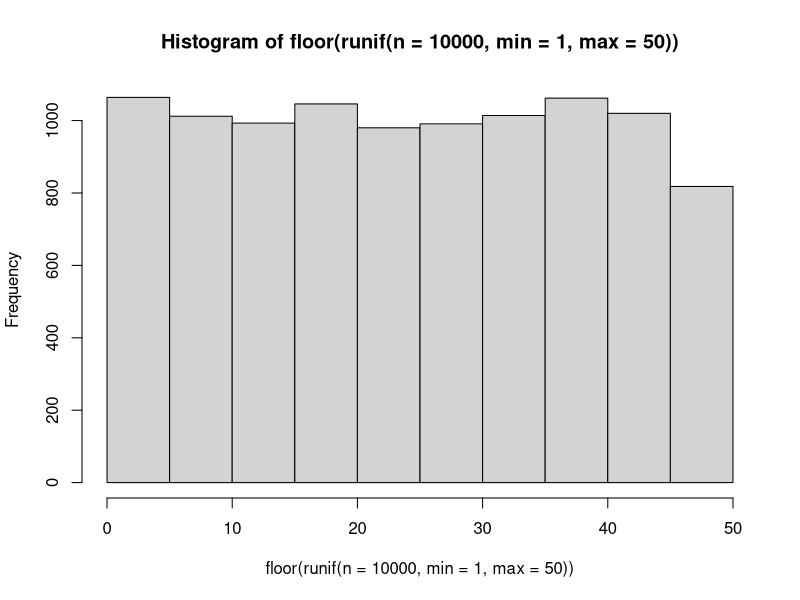
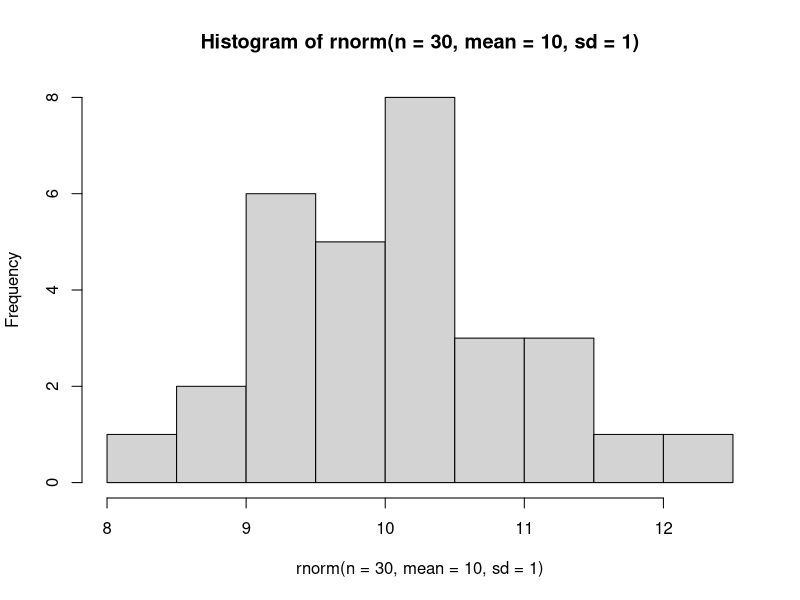
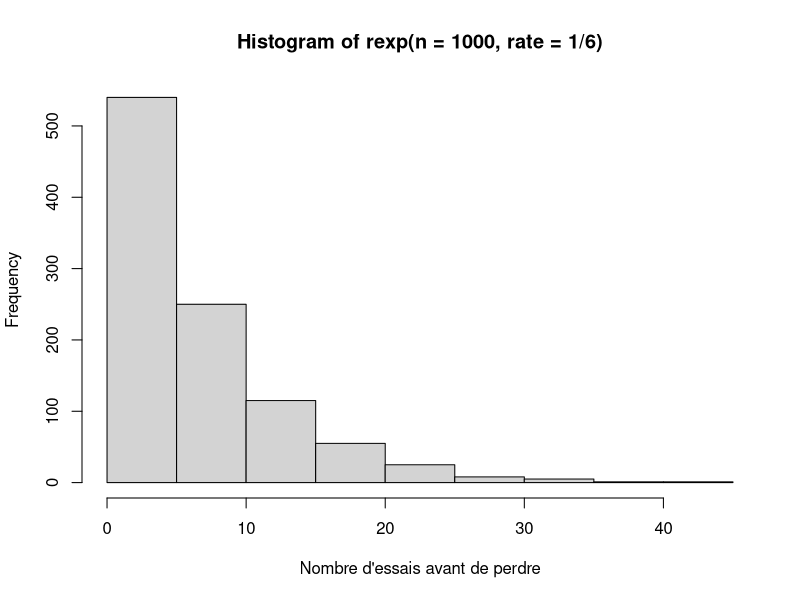
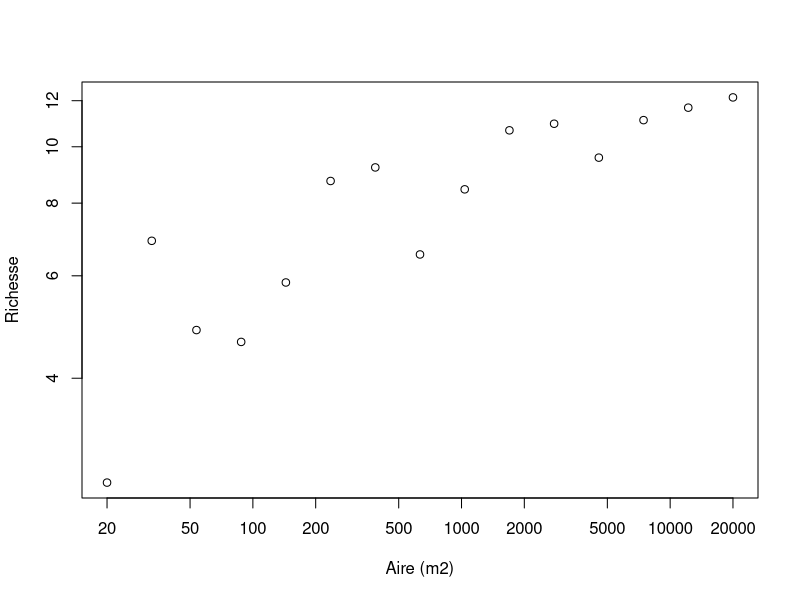
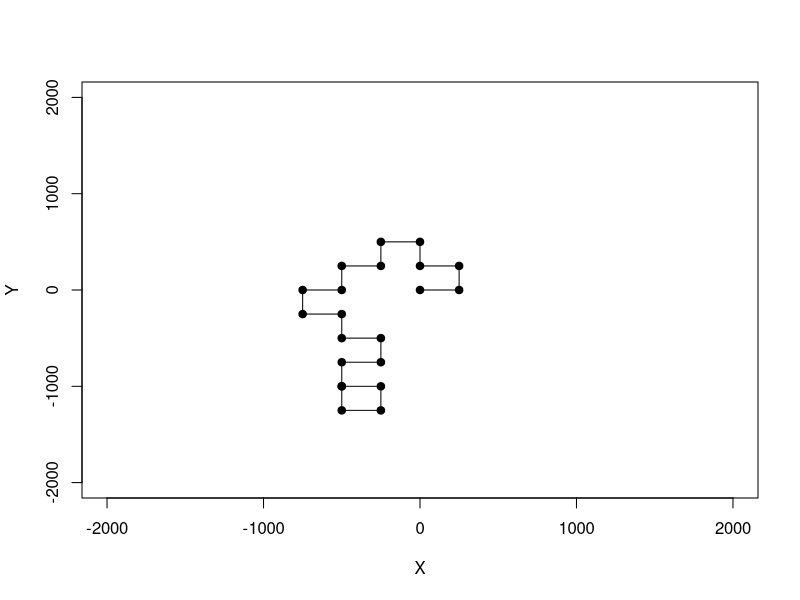
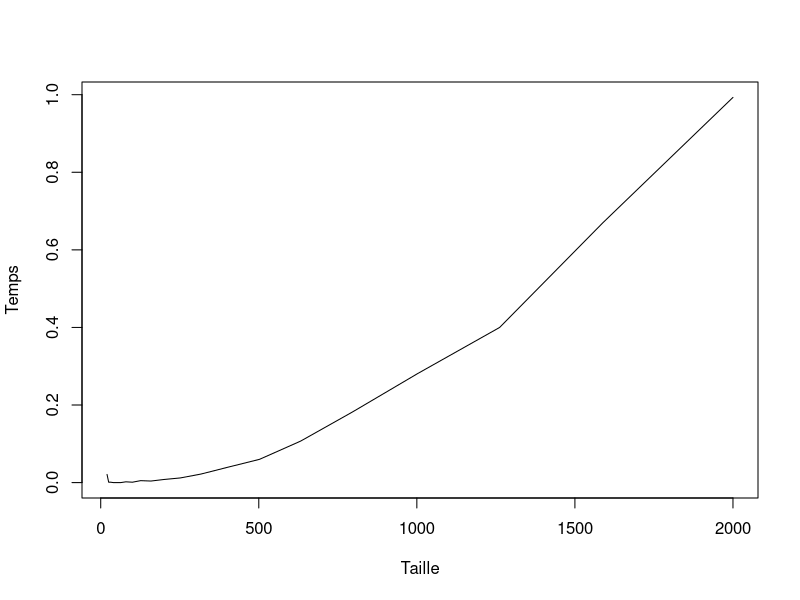

Reproduce these figures in R, in order.
## ---- chunk 1
tri = function(x){
	# Calcul de la dimension du vecteur
	taille = length(x)
	ordre = "NON"
	# Boucle qui tourne jusqu'à ce que tout soit en ordre
	while(ordre == "NON") {
		ordre = "OUI"
		# Boucle qui passe tous les éléments en paires
		for(i in 1:(taille-1)) {
			if(x[i+1] < x[i]) {
				# Inversion des deux lettres
				x[c(i,i+1)] = x[c(i+1,i)]
				# Comme un changement a été fait, l'ordre
				# n'est pas encore garanti
				ordre = "NON"
			}
		}
	}
	return(x)
}
## ---- chunk 2
valeurs = c("2", "3", "4", "5", "6", "7", "8", "9", "10", "valet", "reine", "roi", "as")
couleurs = rep(c("pique", "trèfle", "carreau", "coeur"),each = 13)
cartes = paste(valeurs,"-",couleurs)
tirage = function(n, cartes) {
    sample(x = cartes, size = n, replace = FALSE)
}
tirage(3, cartes)
## ---- chunk 3
hist(floor(runif(n = 10000, min = 1, 
max = 50)))
## ---- chunk 4
hist(rnorm(n = 30, mean = 10, sd = 1))
## ---- chunk 5
rbinom(n = 10, size = 1, prob = 0.5)
## ---- chunk 6
rmultinom(n = 3, size = 1, 
prob = rep(1/6, 6))
## ---- chunk 7
hist(rexp(n = 1000, rate = 1/6), xlab = 
"Nombre d'essais avant de perdre")
## ---- chunk 8
A = 2*10^seq(1, 4, length.out = 15)
c = 3
z = 0.15
S = rnorm(15, mean = c*A^z, sd = 1.5)
plot(A, S, xlab = "Aire (m2)", ylab = "Richesse",
  log = "xy")
## ---- chunk 9
set.seed(1)
p = 0.55
alea = runif(n = 1, min = 0, max = 1)
if(alea < p) res = "pile" else res = "face"
res
## ---- chunk 10
nsteps = 20
xy = matrix(0,nr = 21, nc = 2)
xy[1,] = c(0,0)
direction = 0
set.seed(2)
for(step in 2:(nsteps+1)) {
    # Ḑe quel côté tourner ?
    if(runif(1,0,1) < 0.5) {
      # Tourne à droite
      direction = direction + pi/2 
    }
    else {
      # Tourne à gauche  
      direction = direction - pi/2
    }
    # Calcul des nouvelles coordonnées
    xy[step,1] = 
      xy[step-1,1] + sin(direction)*250 
    xy[step,2] = 
      xy[step-1,2] + cos(direction)*250 
}
## ---- chunk 11
plot(xy[,1],xy[,2], type = "l", xlim = c(-2000,2000),ylim = c(-2000,2000),
    xlab = "X", ylab = "Y")
points(xy[,1],xy[,2],pch = 19)
## ---- chunk 12
etats = c("A", "B", "C", "D", "E")
p = c(0.1, 0.5, 0.2, 0.05, 0.15)
sum(p)

# On utilise cumsum pour calculer la probabilité cumulative
cump = cumsum(p)
cump
## ---- chunk 13
alea = runif(1,0,1)
alea
n_etats = 5; i = 1; plus_petit = FALSE
while(plus_petit == FALSE) {
    if(alea < cump[i]) {
        decision = etats[i]
        plus_petit = TRUE
    }
    else {
        i = i + 1
    }
}
decision
## ---- chunk 14
tirage = function(p) {
    etats = c("A", "B", "C", "D", "E")
    res = rmultinom(n=1,size=1,prob=p)
    etats[which(res==1)]
}
tirage(p)
## ---- chunk 15
tri = function(x){
	# Calcul de la dimension du vecteur
	taille = length(x)
	ordre = "NON"
	# Boucle qui tourne jusqu'à ce que tout soit en ordre
	while(ordre == "NON") {
		ordre = "OUI"
		# Boucle qui passe tous les éléments en paires
		for(i in 1:(taille-1)) {
			if(x[i+1] < x[i]) {
				# Inversion des deux lettres
				x[c(i,i+1)] = x[c(i+1,i)]
				# Comme un changement a été fait, l'ordre
				# n'est pas encore garanti
				ordre = "NON"
			}
		}
	}
	return(x)
}
## ---- chunk 16
x = runif(1000)
system.time(sort(x))
system.time(tri(x))

## ---- chunk 17
n = 2*10^seq(1,3,0.1)
res = numeric(length(n))
for(i in 1:length(res)) {
	x = runif(n[i])
	res[i] = system.time(tri(x))[3]
}
plot(n,res, type = "l", xlab = "Taille", ylab = "Temps")
## ---- chunk 18
f1 = function(x) {
	taille = length(x)
	x2 = numeric(taille)
	for(i in 1:taille) if(x[i] < 0.5) x2[i] = 1
}
f2 = function(x) {
	x2 = x*0
	x2[x<0.5] = 1
}
## ---- chunk 19
x = runif(1000000)
system.time(f1(x))
system.time(f2(x))
## ---- chunk 20
f1 = function(x) {
	res = numeric(ncol(x))
	for(j in 1:ncol(x)) {
		for(i in 1:nrow(x)){
			res[x] = res[j] + x[i,j]
		}
	}
}
X = matrix(runif(100*100),nr=100,nc=100)
## ---- chunk 21
system.time(rowSums(X))
system.time(apply(X,2,sum))
system.time(f1(X))
